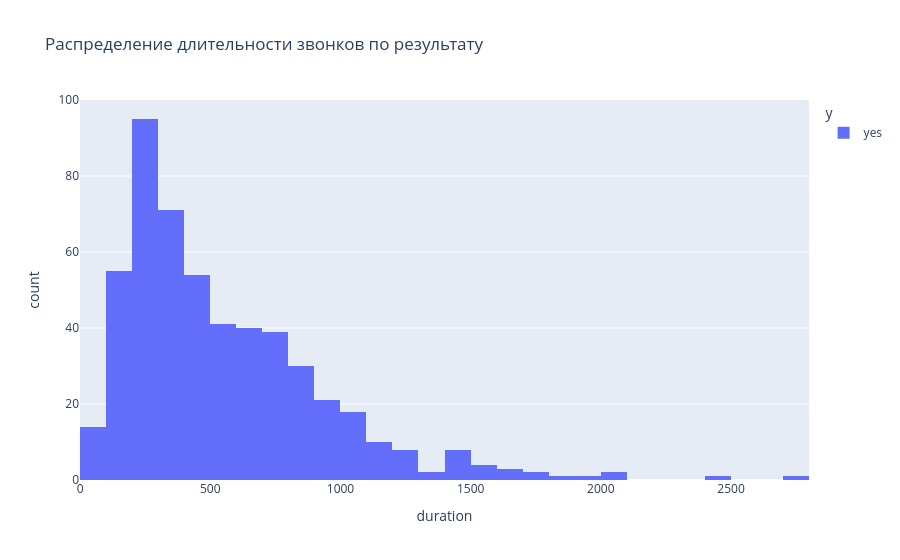
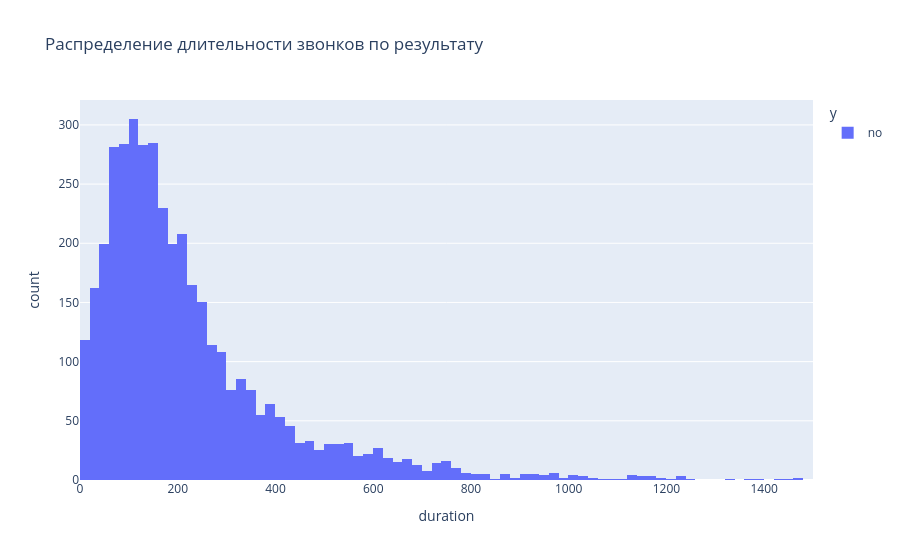

Write notebook code for charts like these, in order.
### Code cell
bank_no = bank[bank['y'] == 'no']  # Неуспешные звонки
fig = px.histogram(bank_yes, x='duration', color='y', barmode='group', title='Распределение длительности звонков по результату') 
fig2 = px.histogram(bank_no, x='duration', color='y', barmode='group', title='Распределение длительности звонков по результату') 
fig2.update_xaxes(range=[0, 1500])
 # Гистограмма
fig.show()  # Показать
fig2.show()  # Показать

### Figure 1 — Plotly figure (JSON) as saved in the notebook; plotly's stock layout.template omitted (floating-point values rounded to 4 significant figures; data arrays with more than 128 entries replaced by an {"elided": "..."} marker saying what was removed)
{"data": [{"alignmentgroup": "True", "bingroup": "x", "hovertemplate": "y=yes<br>duration=%{x}<br>count=%{y}<extra></extra>", "legendgroup": "yes", "marker": {"color": "#636efa", "pattern": {"shape": ""}}, "name": "yes", "offsetgroup": "yes", "orientation": "v", "showlegend": true, "type": "histogram", "x": {"elided": "521 int values"}, "xaxis": "x", "yaxis": "y"}], "layout": {"barmode": "group", "legend": {"title": {"text": "y"}, "tracegroupgap": 0}, "title": {"text": "Распределение длительности звонков по результату"}, "xaxis": {"anchor": "y", "domain": [0, 1], "title": {"text": "duration"}}, "yaxis": {"anchor": "x", "domain": [0, 1], "title": {"text": "count"}}}}

### Figure 2 — Plotly figure (JSON) as saved in the notebook; plotly's stock layout.template omitted (floating-point values rounded to 4 significant figures; data arrays with more than 128 entries replaced by an {"elided": "..."} marker saying what was removed)
{"data": [{"alignmentgroup": "True", "bingroup": "x", "hovertemplate": "y=no<br>duration=%{x}<br>count=%{y}<extra></extra>", "legendgroup": "no", "marker": {"color": "#636efa", "pattern": {"shape": ""}}, "name": "no", "offsetgroup": "no", "orientation": "v", "showlegend": true, "type": "histogram", "x": {"elided": "4000 int values"}, "xaxis": "x", "yaxis": "y"}], "layout": {"barmode": "group", "legend": {"title": {"text": "y"}, "tracegroupgap": 0}, "title": {"text": "Распределение длительности звонков по результату"}, "xaxis": {"anchor": "y", "domain": [0, 1], "range": [0, 1500], "title": {"text": "duration"}}, "yaxis": {"anchor": "x", "domain": [0, 1], "title": {"text": "count"}}}}
